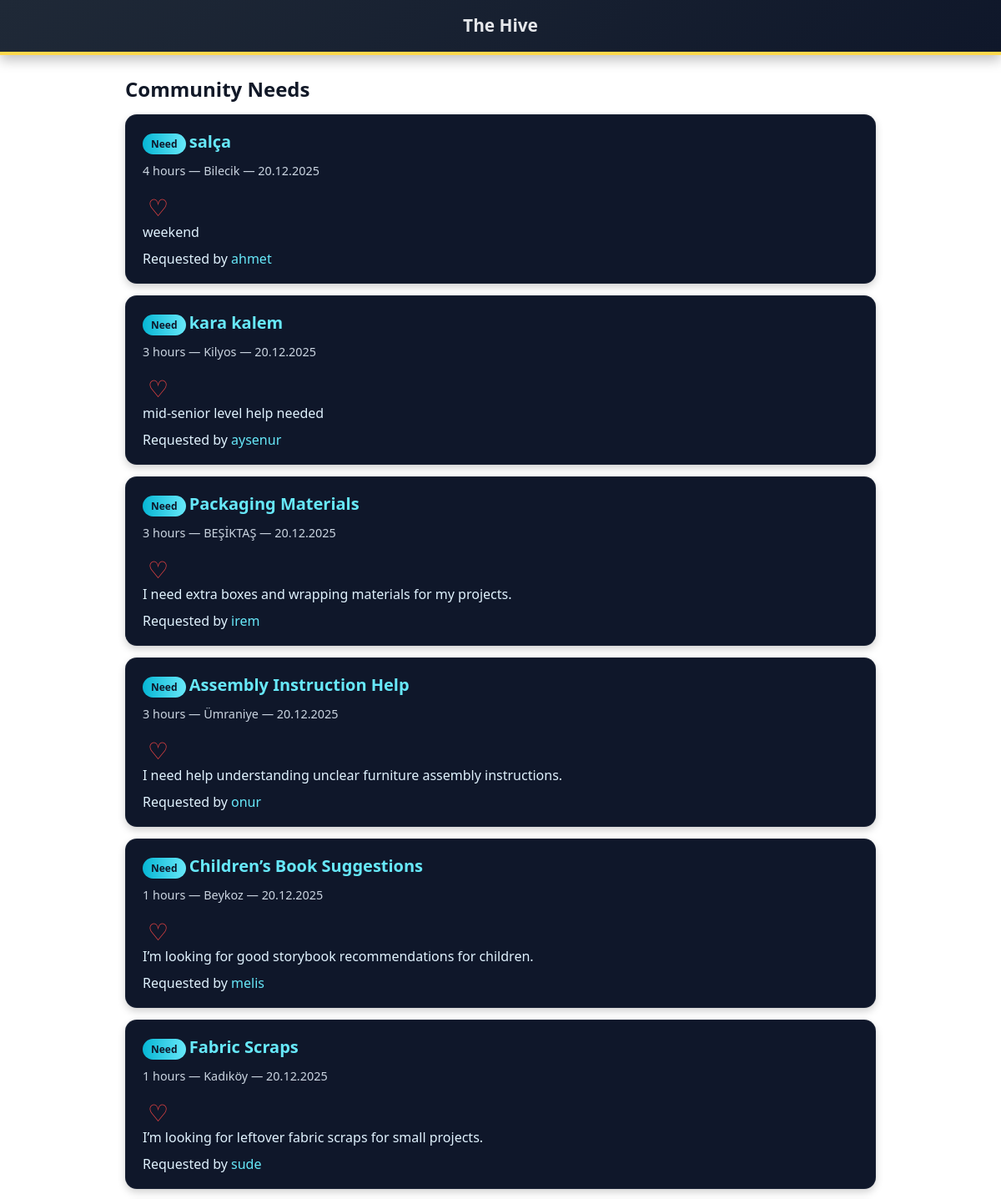
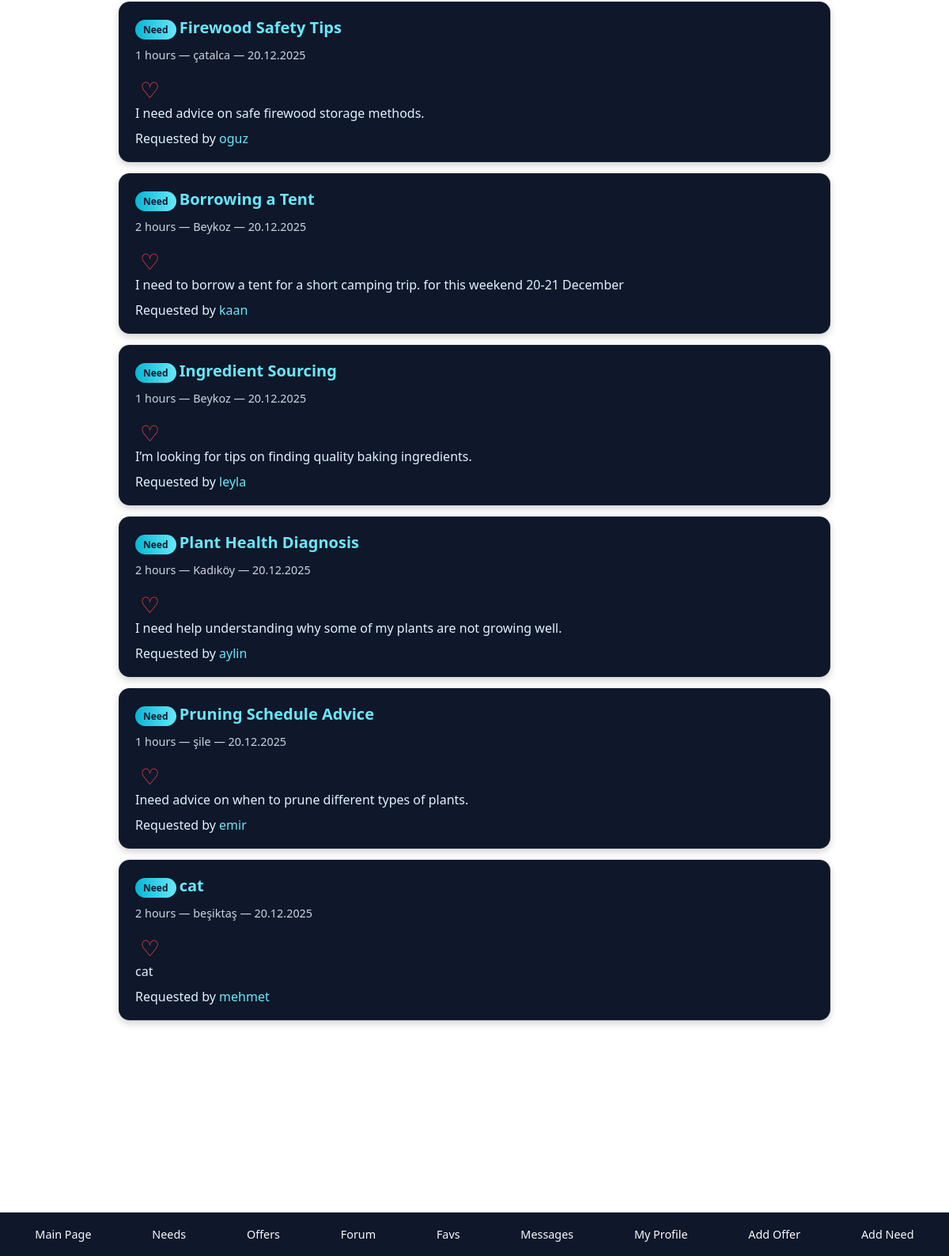
The page /needs on the database its author committed (2 pictures, top to bottom).
### app.py (models this page shows)
class Need(db.Model):
    need_id = db.Column(db.Integer, primary_key=True)
    user_id = db.Column(db.Integer, db.ForeignKey("user.user_id"), nullable=False)
    title = db.Column(db.String(120), nullable=False)
    description = db.Column(db.Text, nullable=False)
    hours = db.Column(db.Integer, nullable=False)
    location = db.Column(db.String(120), nullable=True)
    is_online = db.Column(db.Boolean, default=False)
    image_filename = db.Column(db.String(255), nullable=True)
    is_active = db.Column(db.Boolean, default=True)
    latitude = db.Column(db.Float)
    longitude = db.Column(db.Float)
    posted_at = db.Column(db.DateTime, nullable=False, default=datetime.utcnow)
    needed_on = db.Column(db.Date, nullable=True)

class User(db.Model):
    user_id = db.Column(db.Integer, primary_key=True)
    email = db.Column(db.String(120), unique=True, nullable=False)
    password_hash = db.Column(db.String(255), nullable=False)
    timebank_balance = db.Column(db.Integer, default=3)
    is_admin = db.Column(db.Boolean, default=False)
    is_banned = db.Column(db.Boolean, default=False)
    offers = db.relationship("Offer", backref="user", lazy=True)
    needs = db.relationship("Need", backref="user", lazy=True)
    favorites = db.relationship("Favorite", backref="user", lazy=True)
    need_favorites = db.relationship("NeedFavorite", backref="user", lazy=True)
    forum_posts = db.relationship("ForumPost", backref="author", lazy=True)
    forum_comments = db.relationship("ForumComment", backref="author", lazy=True)
    forum_comment_likes = db.relationship("ForumCommentLike", backref="user", lazy=True, cascade="all, delete-orphan")

### app.py (the view)
@app.route("/needs")
def needs_page():
    needs = Need.query.filter_by(is_active=True).all()
    user_need_favorites = set()
    if "user_id" in session:
        need_favs = NeedFavorite.query.filter_by(user_id=session["user_id"]).all()
        user_need_favorites = {f.need_id for f in need_favs}
    return render_template("needs.html",
                           needs=needs,
                           user_need_favorites=user_need_favorites)

### app.py (called while the page is built)
@app.before_request
def initialize_database():
    if not getattr(app, "db_initialized", False):
        with app.app_context():
            db.create_all()
            ensure_posted_at_columns()
            ensure_admin_user()
        app.db_initialized = True

@app.before_request
def enforce_ban():
    user_id = session.get("user_id")
    if not user_id:
        return
    user = User.query.get(user_id)
    if user and user.is_banned and request.endpoint not in {"logout", "login"}:
        session.clear()
        return render_template("login.html", error="Your account has been banned."), 403

### templates/needs.html (shortened to what this page needs)
{% extends "base.html" %}
{% block content %}
<h2 style="margin-bottom:14px;">Community Needs</h2>
{% if needs %}
  {% for need in needs %}
    <div class="need-card">
      <span class="type-badge need">Need</span>
      <a href="{{ url_for('need_detail', need_id=need.need_id) }}" class="need-title">
        {{ need.title }}
      </a>
      <div class="card-meta">
        {{ need.hours }} hours — {{ need.location }}
        {% if need.posted_at %} — {{ need.posted_at.strftime('%d.%m.%Y') }}{% endif %}
      </div>
      <form action="/toggle-need-favorite/{{ need.need_id }}" method="post" style="display:inline;">
        <button class="favorite-btn {% if need.need_id in user_need_favorites %}filled{% endif %}">
          {% if need.need_id in user_need_favorites %}
            ♥
          {% else %}
            ♡
          {% endif %}
        </button>
      </form>
      <div style="margin-bottom:10px;">{{ need.description }}</div>
      <div class="small muted">
        Requested by
        <a href="{{ url_for('view_profile', user_id=need.user_id) }}"
           style="color:#67e8f9; text-decoration:none;">
          {{ need.user.email.split('@')[0] }}
        </a>
      </div>
    </div>
  {% endfor %}
{% else %}
  <p class="muted">No needs have been posted yet.</p>
{% endif %}
{% endblock %}

### templates/base.html (style rules this page uses)
body { font-family: system-ui, -apple-system, Segoe UI, Roboto, Arial, sans-serif; background:#ffffff; margin:0; padding-bottom:140px; color:#111827; }
.offer-card, .need-card { border-radius:14px; padding:18px 20px; margin:14px 0; box-shadow:0 4px 10px rgba(0,0,0,0.18); border:1px solid rgba(255,255,255,0.05); }
.need-card { background:#0f172a; color:#e0f2fe; }
.offer-title, .need-title { font-size:1.25rem; font-weight:600; margin-bottom:6px; display:inline-block; text-decoration:none; }
.need-title { color:#67e8f9; }
.card-meta { font-size:0.9rem; color:#cbd5e1; margin-bottom:8px; }
.type-badge { display:inline-flex; align-items:center; padding:4px 10px; border-radius:999px; font-size:0.75rem; font-weight:700; margin-bottom:10px; width: fit-content; }
.type-badge.need { background:linear-gradient(90deg, #06b6d4, #67e8f9); color:#0f172a; }
.favorite-btn { background: none; border: none; cursor: pointer; font-size: 28px; margin-top: 10px; color: #ef4444; transition: transform 0.15s ease, color 0.2s ease; }

### rows shown on the page
Need: title "salça", hours "4", location "Bilecik", posted_at "20.12.2025", description "weekend", user.email "ahmet"
Need: title "kara kalem", hours "3", location "Kilyos", posted_at "20.12.2025", description "mid-senior level help needed", user.email "aysenur"
Need: title "Packaging Materials", hours "3", location "BEŞİKTAŞ", posted_at "20.12.2025", description "I need extra boxes and wrapping materials for my projects.", user.email "irem"
Need: title "Assembly Instruction Help", hours "3", location "Ümraniye", posted_at "20.12.2025", description "I need help understanding unclear furniture assembly instructions.", user.email "onur"
Need: title "Children’s Book Suggestions", hours "1", location "Beykoz", posted_at "20.12.2025", description "I’m looking for good storybook recommendations for children.", user.email "melis"
Need: title "Fabric Scraps", hours "1", location "Kadıköy", posted_at "20.12.2025", description "I’m looking for leftover fabric scraps for small projects.", user.email "sude"
Need: title "Firewood Safety Tips", hours "1", location "çatalca", posted_at "20.12.2025", description "I need advice on safe firewood storage methods.", user.email "oguz"
Need: title "Borrowing a Tent", hours "2", location "Beykoz", posted_at "20.12.2025", description "I need to borrow a tent for a short camping trip. for this weekend 20-21 December", user.email "kaan"
Need: title "Ingredient Sourcing", hours "1", location "Beykoz", posted_at "20.12.2025", description "I’m looking for tips on finding quality baking ingredients.", user.email "leyla"
Need: title "Plant Health Diagnosis", hours "2", location "Kadıköy", posted_at "20.12.2025", description "I need help understanding why some of my plants are not growing well.", user.email "aylin"
Need: title "Pruning Schedule Advice", hours "1", location "şile", posted_at "20.12.2025", description "Ineed advice on when to prune different types of plants.", user.email "emir"
Need: title "cat", hours "2", location "beşiktaş", posted_at "20.12.2025", description "cat", user.email "mehmet"
